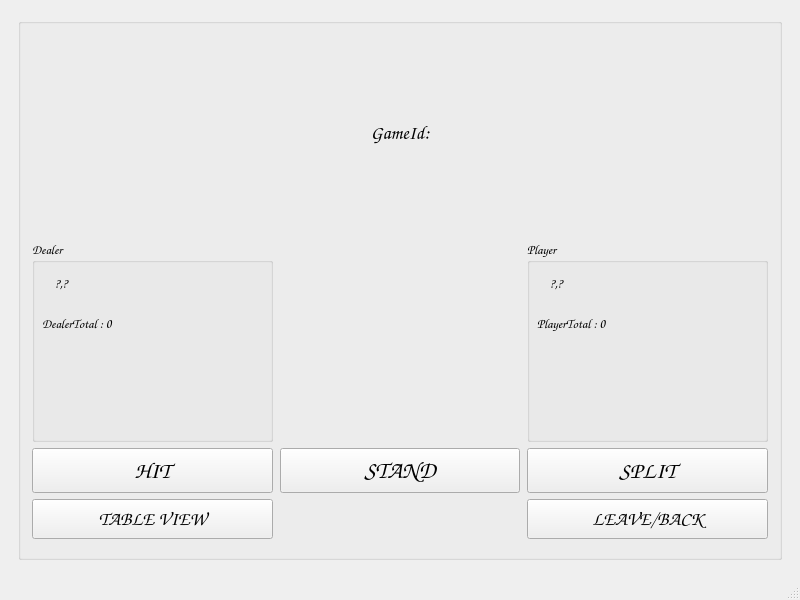
<?xml version="1.0" encoding="UTF-8"?>
<ui version="4.0">
 <class>MainWindow</class>
 <widget class="QMainWindow" name="MainWindow">
  <property name="enabled">
   <bool>true</bool>
  </property>
  <property name="geometry">
   <rect>
    <x>0</x>
    <y>0</y>
    <width>800</width>
    <height>600</height>
   </rect>
  </property>
  <property name="font">
   <font>
    <pointsize>8</pointsize>
   </font>
  </property>
  <property name="windowTitle">
   <string>MainWindow</string>
  </property>
  <property name="tabShape">
   <enum>QTabWidget::TabShape::Rounded</enum>
  </property>
  <widget class="QWidget" name="centralwidget">
   <layout class="QVBoxLayout" name="verticalLayout_4">
    <item>
     <widget class="QStackedWidget" name="stackedWidget">
      <property name="currentIndex">
       <number>1</number>
      </property>
      <widget class="QWidget" name="pageCreateRoom">
       <layout class="QVBoxLayout" name="verticalLayout_2">
        <item>
         <widget class="QGroupBox" name="CreateRoomBox">
          <property name="font">
           <font>
            <family>Comic Sans MS</family>
            <pointsize>24</pointsize>
            <bold>true</bold>
           </font>
          </property>
          <property name="title">
           <string>CREATE ROOM</string>
          </property>
          <property name="alignment">
           <set>Qt::AlignmentFlag::AlignCenter</set>
          </property>
          <property name="checkable">
           <bool>false</bool>
          </property>
          <layout class="QGridLayout" name="gridLayout_5">
           <item row="0" column="0">
            <widget class="QLabel" name="balanceEdit">
             <property name="sizePolicy">
              <sizepolicy hsizetype="MinimumExpanding" vsizetype="Preferred">
               <horstretch>0</horstretch>
               <verstretch>0</verstretch>
              </sizepolicy>
             </property>
             <property name="font">
              <font>
               <family>Comic Sans MS</family>
               <pointsize>17</pointsize>
               <bold>true</bold>
              </font>
             </property>
             <property name="text">
              <string>Starting Balance</string>
             </property>
             <property name="scaledContents">
              <bool>false</bool>
             </property>
            </widget>
           </item>
           <item row="1" column="0">
            <widget class="QLineEdit" name="editBalance">
             <property name="enabled">
              <bool>true</bool>
             </property>
             <property name="font">
              <font>
               <family>Comic Sans MS</family>
               <pointsize>17</pointsize>
               <bold>true</bold>
              </font>
             </property>
             <property name="text">
              <string>1000</string>
             </property>
            </widget>
           </item>
           <item row="2" column="0">
            <widget class="QLabel" name="label_2">
             <property name="font">
              <font>
               <family>Comic Sans MS</family>
               <pointsize>17</pointsize>
               <bold>true</bold>
              </font>
             </property>
             <property name="text">
              <string>Number of Players</string>
             </property>
            </widget>
           </item>
           <item row="3" column="0">
            <widget class="QSpinBox" name="spinPlayers">
             <property name="sizePolicy">
              <sizepolicy hsizetype="Preferred" vsizetype="Preferred">
               <horstretch>0</horstretch>
               <verstretch>0</verstretch>
              </sizepolicy>
             </property>
             <property name="font">
              <font>
               <family>Comic Sans MS</family>
               <pointsize>17</pointsize>
               <bold>true</bold>
              </font>
             </property>
             <property name="minimum">
              <number>1</number>
             </property>
             <property name="maximum">
              <number>4</number>
             </property>
            </widget>
           </item>
           <item row="4" column="0">
            <widget class="QPushButton" name="btnCreateRoom">
             <property name="font">
              <font>
               <family>Comic Sans MS</family>
               <pointsize>18</pointsize>
               <bold>true</bold>
              </font>
             </property>
             <property name="text">
              <string>CREAT</string>
             </property>
             <property name="iconSize">
              <size>
               <width>30</width>
               <height>30</height>
              </size>
             </property>
            </widget>
           </item>
           <item row="5" column="0">
            <widget class="QPushButton" name="btnBackFromCreate">
             <property name="font">
              <font>
               <family>Comic Sans MS</family>
               <pointsize>17</pointsize>
               <bold>true</bold>
              </font>
             </property>
             <property name="text">
              <string>BACK</string>
             </property>
            </widget>
           </item>
          </layout>
         </widget>
        </item>
       </layout>
      </widget>
      <widget class="QWidget" name="pageGameSimple">
       <layout class="QHBoxLayout" name="horizontalLayout">
        <item>
         <widget class="QGroupBox" name="groupBox">
          <property name="minimumSize">
           <size>
            <width>741</width>
            <height>200</height>
           </size>
          </property>
          <property name="autoFillBackground">
           <bool>true</bool>
          </property>
          <property name="title">
           <string/>
          </property>
          <layout class="QGridLayout" name="gridLayout_3">
           <property name="sizeConstraint">
            <enum>QLayout::SizeConstraint::SetNoConstraint</enum>
           </property>
           <property name="leftMargin">
            <number>11</number>
           </property>
           <property name="topMargin">
            <number>7</number>
           </property>
           <property name="rightMargin">
            <number>11</number>
           </property>
           <property name="bottomMargin">
            <number>18</number>
           </property>
           <property name="horizontalSpacing">
            <number>7</number>
           </property>
           <item row="5" column="0">
            <widget class="QPushButton" name="btnSwitchToTable">
             <property name="sizePolicy">
              <sizepolicy hsizetype="Expanding" vsizetype="Fixed">
               <horstretch>0</horstretch>
               <verstretch>0</verstretch>
              </sizepolicy>
             </property>
             <property name="minimumSize">
              <size>
               <width>0</width>
               <height>40</height>
              </size>
             </property>
             <property name="font">
              <font>
               <family>Comic Sans MS</family>
               <pointsize>14</pointsize>
              </font>
             </property>
             <property name="text">
              <string>TABLE VIEW</string>
             </property>
            </widget>
           </item>
           <item row="4" column="0">
            <widget class="QPushButton" name="btnHit">
             <property name="sizePolicy">
              <sizepolicy hsizetype="Expanding" vsizetype="Fixed">
               <horstretch>0</horstretch>
               <verstretch>0</verstretch>
              </sizepolicy>
             </property>
             <property name="minimumSize">
              <size>
               <width>0</width>
               <height>45</height>
              </size>
             </property>
             <property name="font">
              <font>
               <family>Comic Sans MS</family>
               <pointsize>17</pointsize>
              </font>
             </property>
             <property name="text">
              <string>HIT</string>
             </property>
            </widget>
           </item>
           <item row="5" column="2">
            <widget class="QPushButton" name="btnLeaveGame1">
             <property name="sizePolicy">
              <sizepolicy hsizetype="Expanding" vsizetype="Fixed">
               <horstretch>0</horstretch>
               <verstretch>0</verstretch>
              </sizepolicy>
             </property>
             <property name="minimumSize">
              <size>
               <width>0</width>
               <height>40</height>
              </size>
             </property>
             <property name="font">
              <font>
               <family>Comic Sans MS</family>
               <pointsize>14</pointsize>
              </font>
             </property>
             <property name="text">
              <string>LEAVE/BACK</string>
             </property>
            </widget>
           </item>
           <item row="1" column="0">
            <widget class="QGroupBox" name="lblDealerCardsSimple_2">
             <property name="minimumSize">
              <size>
               <width>0</width>
               <height>100</height>
              </size>
             </property>
             <property name="font">
              <font>
               <family>Comic Sans MS</family>
               <pointsize>10</pointsize>
               <bold>true</bold>
              </font>
             </property>
             <property name="title">
              <string>Dealer</string>
             </property>
             <widget class="QLabel" name="lblDealerCardsSimple">
              <property name="geometry">
               <rect>
                <x>10</x>
                <y>30</y>
                <width>38</width>
                <height>27</height>
               </rect>
              </property>
              <property name="font">
               <font>
                <family>Comic Sans MS</family>
                <pointsize>10</pointsize>
                <bold>true</bold>
               </font>
              </property>
              <property name="text">
               <string>?,?</string>
              </property>
              <property name="alignment">
               <set>Qt::AlignmentFlag::AlignCenter</set>
              </property>
             </widget>
             <widget class="QLabel" name="lblDealerTotalSimple">
              <property name="geometry">
               <rect>
                <x>10</x>
                <y>70</y>
                <width>105</width>
                <height>27</height>
               </rect>
              </property>
              <property name="font">
               <font>
                <family>Comic Sans MS</family>
                <pointsize>10</pointsize>
                <bold>true</bold>
               </font>
              </property>
              <property name="text">
               <string>DealerTotal : 0</string>
              </property>
             </widget>
            </widget>
           </item>
           <item row="1" column="2">
            <widget class="QGroupBox" name="lblDealerCardsSimple_3">
             <property name="minimumSize">
              <size>
               <width>0</width>
               <height>100</height>
              </size>
             </property>
             <property name="font">
              <font>
               <family>Comic Sans MS</family>
               <pointsize>10</pointsize>
               <bold>true</bold>
              </font>
             </property>
             <property name="title">
              <string>Player</string>
             </property>
             <widget class="QLabel" name="lblPlayerCardsSimple">
              <property name="geometry">
               <rect>
                <x>10</x>
                <y>30</y>
                <width>38</width>
                <height>27</height>
               </rect>
              </property>
              <property name="font">
               <font>
                <family>Comic Sans MS</family>
                <pointsize>10</pointsize>
                <bold>true</bold>
               </font>
              </property>
              <property name="text">
               <string>?,?</string>
              </property>
              <property name="alignment">
               <set>Qt::AlignmentFlag::AlignCenter</set>
              </property>
             </widget>
             <widget class="QLabel" name="lblPlayerTotalSimple">
              <property name="geometry">
               <rect>
                <x>10</x>
                <y>70</y>
                <width>111</width>
                <height>27</height>
               </rect>
              </property>
              <property name="font">
               <font>
                <family>Comic Sans MS</family>
                <pointsize>10</pointsize>
                <bold>true</bold>
               </font>
              </property>
              <property name="text">
               <string>PlayerTotal : 0</string>
              </property>
             </widget>
            </widget>
           </item>
           <item row="4" column="1">
            <widget class="QPushButton" name="btnStand">
             <property name="sizePolicy">
              <sizepolicy hsizetype="Expanding" vsizetype="Fixed">
               <horstretch>0</horstretch>
               <verstretch>0</verstretch>
              </sizepolicy>
             </property>
             <property name="minimumSize">
              <size>
               <width>0</width>
               <height>45</height>
              </size>
             </property>
             <property name="font">
              <font>
               <family>Comic Sans MS</family>
               <pointsize>18</pointsize>
              </font>
             </property>
             <property name="text">
              <string>STAND</string>
             </property>
            </widget>
           </item>
           <item row="4" column="2">
            <widget class="QPushButton" name="btnSplit">
             <property name="sizePolicy">
              <sizepolicy hsizetype="Expanding" vsizetype="Fixed">
               <horstretch>0</horstretch>
               <verstretch>0</verstretch>
              </sizepolicy>
             </property>
             <property name="minimumSize">
              <size>
               <width>0</width>
               <height>45</height>
              </size>
             </property>
             <property name="font">
              <font>
               <family>Comic Sans MS</family>
               <pointsize>17</pointsize>
              </font>
             </property>
             <property name="text">
              <string>SPLIT</string>
             </property>
             <property name="iconSize">
              <size>
               <width>20</width>
               <height>50</height>
              </size>
             </property>
            </widget>
           </item>
           <item row="0" column="0" colspan="3">
            <widget class="QLabel" name="lblGameIdSimple">
             <property name="sizePolicy">
              <sizepolicy hsizetype="Minimum" vsizetype="Minimum">
               <horstretch>0</horstretch>
               <verstretch>0</verstretch>
              </sizepolicy>
             </property>
             <property name="minimumSize">
              <size>
               <width>713</width>
               <height>15</height>
              </size>
             </property>
             <property name="maximumSize">
              <size>
               <width>16777215</width>
               <height>500</height>
              </size>
             </property>
             <property name="font">
              <font>
               <family>Comic Sans MS</family>
               <pointsize>14</pointsize>
              </font>
             </property>
             <property name="text">
              <string>GameId:</string>
             </property>
             <property name="textFormat">
              <enum>Qt::TextFormat::AutoText</enum>
             </property>
             <property name="scaledContents">
              <bool>true</bool>
             </property>
             <property name="alignment">
              <set>Qt::AlignmentFlag::AlignCenter</set>
             </property>
             <property name="buddy">
              <cstring>lblGameIdSimple</cstring>
             </property>
            </widget>
           </item>
          </layout>
         </widget>
        </item>
       </layout>
      </widget>
      <widget class="QWidget" name="pageGameTable">
       <widget class="QPushButton" name="btnSplit2">
        <property name="geometry">
         <rect>
          <x>587</x>
          <y>428</y>
          <width>86</width>
          <height>43</height>
         </rect>
        </property>
        <property name="font">
         <font>
          <family>Comic Sans MS</family>
          <pointsize>17</pointsize>
         </font>
        </property>
        <property name="text">
         <string>SPLIT</string>
        </property>
        <property name="iconSize">
         <size>
          <width>20</width>
          <height>50</height>
         </size>
        </property>
       </widget>
       <widget class="QPushButton" name="btnHit2">
        <property name="geometry">
         <rect>
          <x>9</x>
          <y>428</y>
          <width>81</width>
          <height>43</height>
         </rect>
        </property>
        <property name="font">
         <font>
          <family>Comic Sans MS</family>
          <pointsize>17</pointsize>
         </font>
        </property>
        <property name="text">
         <string>HIT</string>
        </property>
       </widget>
       <widget class="QPushButton" name="btnStand2">
        <property name="geometry">
         <rect>
          <x>202</x>
          <y>428</y>
          <width>100</width>
          <height>43</height>
         </rect>
        </property>
        <property name="font">
         <font>
          <family>Comic Sans MS</family>
          <pointsize>17</pointsize>
         </font>
        </property>
        <property name="text">
         <string>STAND</string>
        </property>
       </widget>
       <widget class="QGroupBox" name="grpFinance">
        <property name="geometry">
         <rect>
          <x>9</x>
          <y>9</y>
          <width>187</width>
          <height>204</height>
         </rect>
        </property>
        <property name="font">
         <font>
          <family>Comic Sans MS</family>
          <pointsize>10</pointsize>
          <fontweight>Black</fontweight>
         </font>
        </property>
        <property name="title">
         <string>Finance</string>
        </property>
        <property name="alignment">
         <set>Qt::AlignmentFlag::AlignCenter</set>
        </property>
        <widget class="QLabel" name="lblBalanceValue">
         <property name="geometry">
          <rect>
           <x>30</x>
           <y>30</y>
           <width>63</width>
           <height>20</height>
          </rect>
         </property>
         <property name="text">
          <string>TextLabel</string>
         </property>
        </widget>
        <widget class="QLabel" name="lblTotalBetValue">
         <property name="geometry">
          <rect>
           <x>30</x>
           <y>50</y>
           <width>63</width>
           <height>20</height>
          </rect>
         </property>
         <property name="text">
          <string>TextLabel</string>
         </property>
        </widget>
        <widget class="QLabel" name="lblTotalWinValue">
         <property name="geometry">
          <rect>
           <x>30</x>
           <y>70</y>
           <width>63</width>
           <height>20</height>
          </rect>
         </property>
         <property name="text">
          <string>TextLabel</string>
         </property>
        </widget>
       </widget>
       <widget class="QGroupBox" name="grpSeat1">
        <property name="geometry">
         <rect>
          <x>300</x>
          <y>280</y>
          <width>151</width>
          <height>101</height>
         </rect>
        </property>
        <property name="font">
         <font>
          <family>Comic Sans MS</family>
          <pointsize>10</pointsize>
          <fontweight>Black</fontweight>
         </font>
        </property>
        <property name="title">
         <string>YOU</string>
        </property>
        <property name="alignment">
         <set>Qt::AlignmentFlag::AlignCenter</set>
        </property>
        <widget class="QLabel" name="lblSeat1Cards">
         <property name="geometry">
          <rect>
           <x>30</x>
           <y>30</y>
           <width>63</width>
           <height>20</height>
          </rect>
         </property>
         <property name="text">
          <string>TextLabel</string>
         </property>
        </widget>
        <widget class="QLabel" name="lblSeat1Total">
         <property name="geometry">
          <rect>
           <x>30</x>
           <y>50</y>
           <width>63</width>
           <height>20</height>
          </rect>
         </property>
         <property name="text">
          <string>TextLabel</string>
         </property>
        </widget>
       </widget>
       <widget class="QPushButton" name="btnLeaveGame2">
        <property name="geometry">
         <rect>
          <x>9</x>
          <y>477</y>
          <width>161</width>
          <height>43</height>
         </rect>
        </property>
        <property name="font">
         <font>
          <family>Comic Sans MS</family>
          <pointsize>17</pointsize>
         </font>
        </property>
        <property name="text">
         <string>LEAVE/BACK</string>
        </property>
       </widget>
       <widget class="QPushButton" name="btnSwitchToSimple">
        <property name="geometry">
         <rect>
          <x>394</x>
          <y>477</y>
          <width>177</width>
          <height>43</height>
         </rect>
        </property>
        <property name="font">
         <font>
          <family>Comic Sans MS</family>
          <pointsize>17</pointsize>
         </font>
        </property>
        <property name="text">
         <string>SIMPLE VIEW</string>
        </property>
       </widget>
       <widget class="QGroupBox" name="grpDealer">
        <property name="geometry">
         <rect>
          <x>587</x>
          <y>9</y>
          <width>97</width>
          <height>84</height>
         </rect>
        </property>
        <property name="font">
         <font>
          <family>Comic Sans MS</family>
          <pointsize>10</pointsize>
          <fontweight>Black</fontweight>
         </font>
        </property>
        <property name="title">
         <string>Dealer</string>
        </property>
        <property name="alignment">
         <set>Qt::AlignmentFlag::AlignCenter</set>
        </property>
        <layout class="QGridLayout" name="gridLayout_2">
         <item row="0" column="0">
          <widget class="QLabel" name="lblDealerCardsTable">
           <property name="text">
            <string>TextLabel</string>
           </property>
          </widget>
         </item>
         <item row="1" column="0">
          <widget class="QLabel" name="lblDealerTotalTable">
           <property name="text">
            <string>TextLabel :</string>
           </property>
          </widget>
         </item>
        </layout>
       </widget>
      </widget>
      <widget class="QWidget" name="pageJoinRoom">
       <layout class="QVBoxLayout" name="verticalLayout_3">
        <item>
         <widget class="QLabel" name="label_3">
          <property name="font">
           <font>
            <family>Comic Sans MS</family>
            <pointsize>26</pointsize>
            <fontweight>ExtraBold</fontweight>
           </font>
          </property>
          <property name="text">
           <string>JOIN ROOM</string>
          </property>
          <property name="alignment">
           <set>Qt::AlignmentFlag::AlignCenter</set>
          </property>
         </widget>
        </item>
        <item>
         <widget class="QTableWidget" name="tblRooms">
          <property name="maximumSize">
           <size>
            <width>16777215</width>
            <height>16777177</height>
           </size>
          </property>
          <property name="font">
           <font>
            <family>Comic Sans MS</family>
            <pointsize>12</pointsize>
           </font>
          </property>
          <property name="frameShape">
           <enum>QFrame::Shape::NoFrame</enum>
          </property>
          <property name="frameShadow">
           <enum>QFrame::Shadow::Plain</enum>
          </property>
          <property name="lineWidth">
           <number>9</number>
          </property>
          <property name="midLineWidth">
           <number>5</number>
          </property>
          <property name="verticalScrollBarPolicy">
           <enum>Qt::ScrollBarPolicy::ScrollBarAsNeeded</enum>
          </property>
          <property name="horizontalScrollBarPolicy">
           <enum>Qt::ScrollBarPolicy::ScrollBarAsNeeded</enum>
          </property>
          <property name="sizeAdjustPolicy">
           <enum>QAbstractScrollArea::SizeAdjustPolicy::AdjustIgnored</enum>
          </property>
          <property name="alternatingRowColors">
           <bool>false</bool>
          </property>
          <property name="showGrid">
           <bool>true</bool>
          </property>
          <property name="gridStyle">
           <enum>Qt::PenStyle::SolidLine</enum>
          </property>
          <property name="sortingEnabled">
           <bool>true</bool>
          </property>
          <property name="wordWrap">
           <bool>true</bool>
          </property>
          <property name="cornerButtonEnabled">
           <bool>true</bool>
          </property>
          <property name="rowCount">
           <number>3</number>
          </property>
          <property name="columnCount">
           <number>3</number>
          </property>
          <attribute name="horizontalHeaderVisible">
           <bool>true</bool>
          </attribute>
          <attribute name="horizontalHeaderCascadingSectionResizes">
           <bool>true</bool>
          </attribute>
          <attribute name="horizontalHeaderMinimumSectionSize">
           <number>60</number>
          </attribute>
          <attribute name="horizontalHeaderDefaultSectionSize">
           <number>142</number>
          </attribute>
          <attribute name="horizontalHeaderHighlightSections">
           <bool>true</bool>
          </attribute>
          <attribute name="horizontalHeaderShowSortIndicator" stdset="0">
           <bool>true</bool>
          </attribute>
          <attribute name="horizontalHeaderStretchLastSection">
           <bool>true</bool>
          </attribute>
          <attribute name="verticalHeaderCascadingSectionResizes">
           <bool>true</bool>
          </attribute>
          <attribute name="verticalHeaderMinimumSectionSize">
           <number>28</number>
          </attribute>
          <attribute name="verticalHeaderDefaultSectionSize">
           <number>79</number>
          </attribute>
          <attribute name="verticalHeaderShowSortIndicator" stdset="0">
           <bool>true</bool>
          </attribute>
          <attribute name="verticalHeaderStretchLastSection">
           <bool>true</bool>
          </attribute>
          <row/>
          <row/>
          <row/>
          <column>
           <property name="text">
            <string>SERVER ID</string>
           </property>
           <property name="font">
            <font>
             <family>Comic Sans MS</family>
             <pointsize>14</pointsize>
            </font>
           </property>
          </column>
          <column>
           <property name="text">
            <string>NAME</string>
           </property>
           <property name="font">
            <font>
             <family>Comic Sans MS</family>
             <pointsize>14</pointsize>
            </font>
           </property>
          </column>
          <column>
           <property name="text">
            <string>PLAYERS</string>
           </property>
           <property name="font">
            <font>
             <family>Comic Sans MS</family>
             <pointsize>14</pointsize>
            </font>
           </property>
          </column>
         </widget>
        </item>
        <item>
         <widget class="QPushButton" name="btnJoinSelected">
          <property name="enabled">
           <bool>true</bool>
          </property>
          <property name="sizePolicy">
           <sizepolicy hsizetype="Expanding" vsizetype="Fixed">
            <horstretch>0</horstretch>
            <verstretch>0</verstretch>
           </sizepolicy>
          </property>
          <property name="minimumSize">
           <size>
            <width>0</width>
            <height>50</height>
           </size>
          </property>
          <property name="font">
           <font>
            <family>Comic Sans MS</family>
            <pointsize>19</pointsize>
            <bold>false</bold>
           </font>
          </property>
          <property name="text">
           <string>Join</string>
          </property>
         </widget>
        </item>
        <item>
         <widget class="QPushButton" name="btnBackFromJoin">
          <property name="sizePolicy">
           <sizepolicy hsizetype="Expanding" vsizetype="Fixed">
            <horstretch>0</horstretch>
            <verstretch>0</verstretch>
           </sizepolicy>
          </property>
          <property name="minimumSize">
           <size>
            <width>0</width>
            <height>50</height>
           </size>
          </property>
          <property name="font">
           <font>
            <family>Comic Sans MS</family>
            <pointsize>17</pointsize>
           </font>
          </property>
          <property name="text">
           <string>Back</string>
          </property>
         </widget>
        </item>
       </layout>
      </widget>
      <widget class="QWidget" name="pageLobby">
       <layout class="QVBoxLayout" name="verticalLayout">
        <item>
         <widget class="QLabel" name="label">
          <property name="font">
           <font>
            <family>Comic Sans MS</family>
            <pointsize>44</pointsize>
            <fontweight>ExtraBold</fontweight>
           </font>
          </property>
          <property name="cursor">
           <cursorShape>ArrowCursor</cursorShape>
          </property>
          <property name="text">
           <string>BLACK JACK</string>
          </property>
          <property name="textFormat">
           <enum>Qt::TextFormat::PlainText</enum>
          </property>
          <property name="scaledContents">
           <bool>true</bool>
          </property>
          <property name="alignment">
           <set>Qt::AlignmentFlag::AlignCenter</set>
          </property>
         </widget>
        </item>
        <item>
         <widget class="QPushButton" name="btnGoCreate">
          <property name="minimumSize">
           <size>
            <width>0</width>
            <height>50</height>
           </size>
          </property>
          <property name="font">
           <font>
            <family>Comic Sans MS</family>
            <pointsize>19</pointsize>
           </font>
          </property>
          <property name="text">
           <string>CREAT GAME</string>
          </property>
         </widget>
        </item>
        <item>
         <widget class="QPushButton" name="btnGoJoin">
          <property name="minimumSize">
           <size>
            <width>0</width>
            <height>50</height>
           </size>
          </property>
          <property name="font">
           <font>
            <family>Comic Sans MS</family>
            <pointsize>19</pointsize>
           </font>
          </property>
          <property name="text">
           <string>JOIN GAME</string>
          </property>
         </widget>
        </item>
       </layout>
      </widget>
     </widget>
    </item>
   </layout>
  </widget>
  <widget class="QMenuBar" name="menubar">
   <property name="geometry">
    <rect>
     <x>0</x>
     <y>0</y>
     <width>800</width>
     <height>33</height>
    </rect>
   </property>
  </widget>
  <widget class="QStatusBar" name="statusbar"/>
 </widget>
 <resources/>
 <connections/>
</ui>
